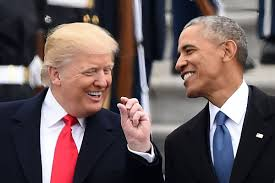
#> input picture imagenes/obama-trump.jpg, 275 x 183 px, found by its file name
$ python age-it.py
#> lines starting #> are read from the running program, lines starting #| are printed output that depends on the picture; after the words box and inside, x2 and y2 are one past the last pixel; in counts of white or black regions, pixels touching at a corner belong together
#OpenCV module
import cv2
#os module for reading training data directories and paths
import os
#numpy to convert python lists to numpy arrays as it is needed by OpenCV face recognizers
import numpy as np

from matplotlib import pyplot as plt

#importing time library for speed comparisons of both classifiers
import time

#cargar imagen
obama_image = cv2.imread("C:/Users/PENTA/Desktop/proyectos/age-it/imagenes/obama-trump.jpg")
#> obama_image is the input picture: shape (183, 275, 3); mean B, G, R 88.6, 87.6, 103.4

#convert the test image to gray image as opencv face detector expects gray images
gray_img = cv2.cvtColor(obama_image, cv2.COLOR_BGR2GRAY)
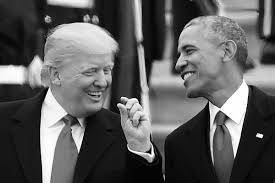
#> gray_img: shape (183, 275); min 0, max 255, mean 92.4

#load cascade classifier training file for haarcascade
haar_face_cascade = cv2.CascadeClassifier('C:/Users/PENTA/Desktop/proyectos/age-it-env/Lib/site-packages/cv2/data/haarcascade_frontalface_alt.xml')

#let's detect multiscale (some images may be closer to camera than others) images
faces = haar_face_cascade.detectMultiScale(gray_img, scaleFactor=1.05, minNeighbors=1)
#> faces = [[114, 90, 31, 31], [72, 51, 53, 53]]

#print the number of faces found
print('Faces found: ', len(faces))
#| Faces found:  2

faces

#go over list of faces and draw them as rectangles on original colored
for(x,y,w,h) in faces:
    print(x,y,w,h)
    cv2.rectangle(gray_img, (x, y), (x+w, y+h), (0, 255, 0), 2)
#> this loop made 2 passes
#| 114 90 31 31
#| 72 51 53 53
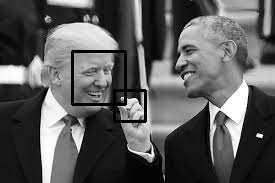
#> gray_img: shape (183, 275); 1.95% of pixels changed, all inside (x1, y1, x2, y2) = (71, 50, 147, 123)

while(True):
    cv2.imshow('hola',gray_img)
    k = cv2.waitKey(0)
#> (key Esc is pressed here)
    print(k)
#| 27
    if k == 27:
        cv2.destroyAllWindows()
        break
